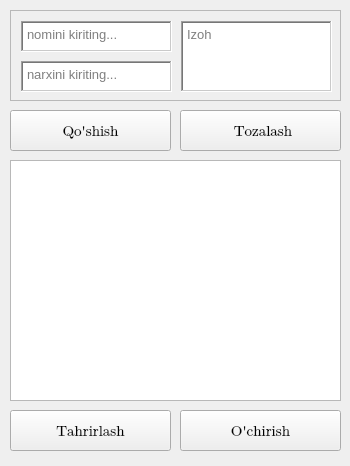
<?xml version="1.0" encoding="UTF-8"?>
<ui version="4.0">
 <class>MainWindow</class>
 <widget class="QMainWindow" name="MainWindow">
  <property name="enabled">
   <bool>true</bool>
  </property>
  <property name="sizePolicy">
   <sizepolicy hsizetype="Ignored" vsizetype="Ignored">
    <horstretch>0</horstretch>
    <verstretch>0</verstretch>
   </sizepolicy>
  </property>
  <property name="minimumSize">
   <size>
    <width>350</width>
    <height>466</height>
   </size>
  </property>
  <property name="maximumSize">
   <size>
    <width>350</width>
    <height>466</height>
   </size>
  </property>
  <property name="windowTitle">
   <string>Xonalar</string>
  </property>
  <property name="animated">
   <bool>true</bool>
  </property>
  <property name="dockOptions">
   <set>QMainWindow::AllowTabbedDocks|QMainWindow::AnimatedDocks</set>
  </property>
  <widget class="QWidget" name="centralwidget">
   <widget class="QScrollArea" name="scrollArea">
    <property name="geometry">
     <rect>
      <x>10</x>
      <y>10</y>
      <width>331</width>
      <height>91</height>
     </rect>
    </property>
    <property name="widgetResizable">
     <bool>true</bool>
    </property>
    <widget class="QWidget" name="scrollAreaWidgetContents">
     <property name="geometry">
      <rect>
       <x>0</x>
       <y>0</y>
       <width>329</width>
       <height>89</height>
      </rect>
     </property>
     <widget class="QTextEdit" name="textEdit">
      <property name="enabled">
       <bool>true</bool>
      </property>
      <property name="geometry">
       <rect>
        <x>10</x>
        <y>10</y>
        <width>151</width>
        <height>31</height>
       </rect>
      </property>
      <property name="sizePolicy">
       <sizepolicy hsizetype="Expanding" vsizetype="Expanding">
        <horstretch>0</horstretch>
        <verstretch>0</verstretch>
       </sizepolicy>
      </property>
      <property name="font">
       <font>
        <pointsize>10</pointsize>
       </font>
      </property>
      <property name="acceptDrops">
       <bool>true</bool>
      </property>
      <property name="frameShape">
       <enum>QFrame::WinPanel</enum>
      </property>
      <property name="frameShadow">
       <enum>QFrame::Sunken</enum>
      </property>
      <property name="lineWidth">
       <number>1</number>
      </property>
      <property name="verticalScrollBarPolicy">
       <enum>Qt::ScrollBarAsNeeded</enum>
      </property>
      <property name="tabChangesFocus">
       <bool>false</bool>
      </property>
      <property name="lineWrapMode">
       <enum>QTextEdit::NoWrap</enum>
      </property>
      <property name="markdown">
       <string notr="true"/>
      </property>
      <property name="html">
       <string>&lt;!DOCTYPE HTML PUBLIC &quot;-//W3C//DTD HTML 4.0//EN&quot; &quot;http://www.w3.org/TR/REC-html40/strict.dtd&quot;&gt;
&lt;html&gt;&lt;head&gt;&lt;meta name=&quot;qrichtext&quot; content=&quot;1&quot; /&gt;&lt;style type=&quot;text/css&quot;&gt;
p, li { white-space: pre-wrap; }
&lt;/style&gt;&lt;/head&gt;&lt;body style=&quot; font-family:'MS Shell Dlg 2'; font-size:10pt; font-weight:400; font-style:normal;&quot;&gt;
&lt;p style=&quot;-qt-paragraph-type:empty; margin-top:0px; margin-bottom:0px; margin-left:0px; margin-right:0px; -qt-block-indent:0; text-indent:0px;&quot;&gt;&lt;br /&gt;&lt;/p&gt;&lt;/body&gt;&lt;/html&gt;</string>
      </property>
      <property name="placeholderText">
       <string>nomini kiriting...</string>
      </property>
     </widget>
     <widget class="QTextEdit" name="textEdit_3">
      <property name="geometry">
       <rect>
        <x>10</x>
        <y>50</y>
        <width>151</width>
        <height>31</height>
       </rect>
      </property>
      <property name="font">
       <font>
        <pointsize>10</pointsize>
       </font>
      </property>
      <property name="frameShape">
       <enum>QFrame::WinPanel</enum>
      </property>
      <property name="html">
       <string>&lt;!DOCTYPE HTML PUBLIC &quot;-//W3C//DTD HTML 4.0//EN&quot; &quot;http://www.w3.org/TR/REC-html40/strict.dtd&quot;&gt;
&lt;html&gt;&lt;head&gt;&lt;meta name=&quot;qrichtext&quot; content=&quot;1&quot; /&gt;&lt;style type=&quot;text/css&quot;&gt;
p, li { white-space: pre-wrap; }
&lt;/style&gt;&lt;/head&gt;&lt;body style=&quot; font-family:'MS Shell Dlg 2'; font-size:10pt; font-weight:400; font-style:normal;&quot;&gt;
&lt;p style=&quot;-qt-paragraph-type:empty; margin-top:0px; margin-bottom:0px; margin-left:0px; margin-right:0px; -qt-block-indent:0; text-indent:0px; font-size:8.25pt;&quot;&gt;&lt;br /&gt;&lt;/p&gt;&lt;/body&gt;&lt;/html&gt;</string>
      </property>
      <property name="placeholderText">
       <string>narxini kiriting...</string>
      </property>
     </widget>
     <widget class="QTextEdit" name="textEdit_4">
      <property name="geometry">
       <rect>
        <x>170</x>
        <y>10</y>
        <width>151</width>
        <height>71</height>
       </rect>
      </property>
      <property name="font">
       <font>
        <pointsize>10</pointsize>
       </font>
      </property>
      <property name="frameShape">
       <enum>QFrame::WinPanel</enum>
      </property>
      <property name="html">
       <string>&lt;!DOCTYPE HTML PUBLIC &quot;-//W3C//DTD HTML 4.0//EN&quot; &quot;http://www.w3.org/TR/REC-html40/strict.dtd&quot;&gt;
&lt;html&gt;&lt;head&gt;&lt;meta name=&quot;qrichtext&quot; content=&quot;1&quot; /&gt;&lt;style type=&quot;text/css&quot;&gt;
p, li { white-space: pre-wrap; }
&lt;/style&gt;&lt;/head&gt;&lt;body style=&quot; font-family:'MS Shell Dlg 2'; font-size:10pt; font-weight:400; font-style:normal;&quot;&gt;
&lt;p style=&quot;-qt-paragraph-type:empty; margin-top:0px; margin-bottom:0px; margin-left:0px; margin-right:0px; -qt-block-indent:0; text-indent:0px; font-size:8.25pt;&quot;&gt;&lt;br /&gt;&lt;/p&gt;&lt;/body&gt;&lt;/html&gt;</string>
      </property>
      <property name="placeholderText">
       <string>Izoh</string>
      </property>
     </widget>
    </widget>
   </widget>
   <widget class="QPushButton" name="pushButton">
    <property name="geometry">
     <rect>
      <x>10</x>
      <y>110</y>
      <width>161</width>
      <height>41</height>
     </rect>
    </property>
    <property name="font">
     <font>
      <family>Cambria Math</family>
      <pointsize>11</pointsize>
      <weight>50</weight>
      <bold>false</bold>
     </font>
    </property>
    <property name="layoutDirection">
     <enum>Qt::LeftToRight</enum>
    </property>
    <property name="autoFillBackground">
     <bool>false</bool>
    </property>
    <property name="text">
     <string>Qo'shish</string>
    </property>
    <property name="icon">
     <iconset>
      <normaloff>plus-circle-outline.png</normaloff>plus-circle-outline.png</iconset>
    </property>
    <property name="iconSize">
     <size>
      <width>24</width>
      <height>24</height>
     </size>
    </property>
   </widget>
   <widget class="QTableWidget" name="tableWidget">
    <property name="geometry">
     <rect>
      <x>10</x>
      <y>160</y>
      <width>331</width>
      <height>241</height>
     </rect>
    </property>
    <property name="frameShape">
     <enum>QFrame::StyledPanel</enum>
    </property>
   </widget>
   <widget class="QPushButton" name="pushButton_2">
    <property name="geometry">
     <rect>
      <x>180</x>
      <y>110</y>
      <width>161</width>
      <height>41</height>
     </rect>
    </property>
    <property name="font">
     <font>
      <family>Cambria Math</family>
      <pointsize>11</pointsize>
     </font>
    </property>
    <property name="text">
     <string> Tozalash</string>
    </property>
    <property name="icon">
     <iconset>
      <normaloff>close-thick.png</normaloff>close-thick.png</iconset>
    </property>
    <property name="iconSize">
     <size>
      <width>24</width>
      <height>24</height>
     </size>
    </property>
   </widget>
   <widget class="QPushButton" name="pushButton_3">
    <property name="geometry">
     <rect>
      <x>10</x>
      <y>410</y>
      <width>161</width>
      <height>41</height>
     </rect>
    </property>
    <property name="font">
     <font>
      <family>Cambria Math</family>
      <pointsize>11</pointsize>
      <weight>50</weight>
      <bold>false</bold>
     </font>
    </property>
    <property name="layoutDirection">
     <enum>Qt::LeftToRight</enum>
    </property>
    <property name="autoFillBackground">
     <bool>false</bool>
    </property>
    <property name="text">
     <string>Tahrirlash</string>
    </property>
    <property name="icon">
     <iconset>
      <normaloff>pencil.png</normaloff>pencil.png</iconset>
    </property>
    <property name="iconSize">
     <size>
      <width>24</width>
      <height>24</height>
     </size>
    </property>
   </widget>
   <widget class="QPushButton" name="pushButton_4">
    <property name="geometry">
     <rect>
      <x>180</x>
      <y>410</y>
      <width>161</width>
      <height>41</height>
     </rect>
    </property>
    <property name="font">
     <font>
      <family>Cambria Math</family>
      <pointsize>11</pointsize>
     </font>
    </property>
    <property name="text">
     <string>O'chirish</string>
    </property>
    <property name="icon">
     <iconset>
      <normaloff>delete.png</normaloff>delete.png</iconset>
    </property>
    <property name="iconSize">
     <size>
      <width>24</width>
      <height>24</height>
     </size>
    </property>
   </widget>
  </widget>
 </widget>
 <resources/>
 <connections/>
</ui>
